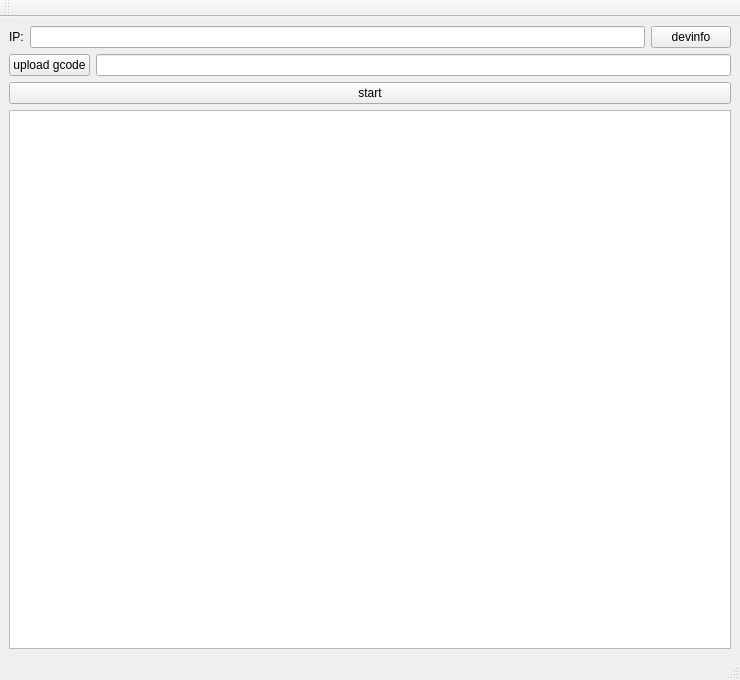
<?xml version="1.0" encoding="UTF-8"?>
<ui version="4.0">
 <class>MainWindow</class>
 <widget class="QMainWindow" name="MainWindow">
  <property name="geometry">
   <rect>
    <x>0</x>
    <y>0</y>
    <width>740</width>
    <height>680</height>
   </rect>
  </property>
  <property name="windowTitle">
   <string>MainWindow</string>
  </property>
  <widget class="QWidget" name="centralwidget">
   <layout class="QGridLayout" name="gridLayout">
    <item row="0" column="0">
     <layout class="QVBoxLayout" name="verticalLayout">
      <item>
       <layout class="QHBoxLayout" name="horizontalLayout" stretch="0,0,0">
        <item>
         <widget class="QLabel" name="label">
          <property name="text">
           <string>IP:</string>
          </property>
         </widget>
        </item>
        <item>
         <widget class="QLineEdit" name="le_ip">
          <property name="toolTip">
           <string>input ip pelase !</string>
          </property>
          <property name="inputMethodHints">
           <set>Qt::ImhNone</set>
          </property>
         </widget>
        </item>
        <item>
         <widget class="QPushButton" name="btn_getdevinfo">
          <property name="text">
           <string>devinfo</string>
          </property>
         </widget>
        </item>
       </layout>
      </item>
      <item>
       <layout class="QHBoxLayout" name="horizontalLayout_2" stretch="0,5">
        <item>
         <widget class="QPushButton" name="btn_upload">
          <property name="text">
           <string>upload gcode</string>
          </property>
         </widget>
        </item>
        <item>
         <widget class="QLineEdit" name="le_filepath"/>
        </item>
       </layout>
      </item>
      <item>
       <layout class="QHBoxLayout" name="horizontalLayout_3" stretch="1">
        <item>
         <widget class="QPushButton" name="btn_start">
          <property name="text">
           <string>start</string>
          </property>
         </widget>
        </item>
       </layout>
      </item>
      <item>
       <widget class="QTextEdit" name="textEdit"/>
      </item>
     </layout>
    </item>
   </layout>
  </widget>
  <widget class="QMenuBar" name="menubar">
   <property name="geometry">
    <rect>
     <x>0</x>
     <y>0</y>
     <width>740</width>
     <height>25</height>
    </rect>
   </property>
  </widget>
  <widget class="QStatusBar" name="statusbar"/>
  <widget class="QToolBar" name="toolBar">
   <property name="windowTitle">
    <string>toolBar</string>
   </property>
   <attribute name="toolBarArea">
    <enum>TopToolBarArea</enum>
   </attribute>
   <attribute name="toolBarBreak">
    <bool>false</bool>
   </attribute>
  </widget>
 </widget>
 <resources/>
 <connections/>
</ui>
